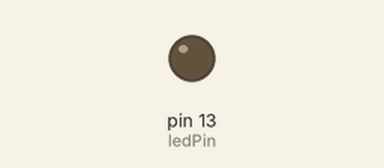
Simulated run of this sketch. Board: Arduino Uno, built with avr-gcc and run on an emulated ATmega328P. Parts: output pins drawn as LEDs (lit = HIGH). Random numbers use the default seed unless the sketch sets one.

Above: at 1.0 s.
At 38.0 s:
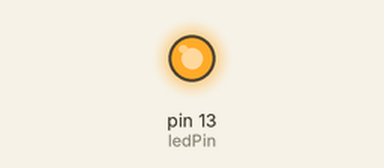
Timing chart, 0 to 40.0 s (numbered marks = the images above):
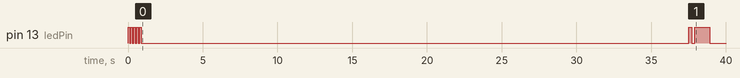

Measured:
- by itself, pin 13 (ledPin): goes 4 × (HIGH 0.10 s, LOW 0.10 s), HIGH 0.10 s, LOW 36.6 s, HIGH 0.20 s, LOW 0.20 s, HIGH 1.0 s, then LOW

The sketch:

fartlek.ino
```cpp
const unsigned long second = 1000; //500;
const int ledPin =  LED_BUILTIN;
const unsigned long intervals[] = {15, 30, 45, 60, 75};
unsigned long previousMillis = 0;
unsigned long interval = second;
unsigned long n = 0;
const unsigned int NEW = 0;
const unsigned int RUNNING = 1;
const unsigned int REST = 2;
unsigned int state = NEW;
unsigned long currentMillis;

void setup() {
  pinMode(ledPin, OUTPUT);
  randomSeed(analogRead(0));
}

void loop() {
  currentMillis = millis();
  if(state == NEW)
  {
    state = RUNNING;
    previousMillis = currentMillis;
    n = random(1, 6);
    interval = second * intervals[n -1];
    for(int i = 0; i < n; i++) {
      digitalWrite(ledPin, HIGH);
      delay(100);
      digitalWrite(ledPin, LOW);
      delay(100);
    }
  }

  if(state == RUNNING)
  {
    if(currentMillis - previousMillis >= interval / 2) {
      state = REST;
      digitalWrite(ledPin, HIGH);
      delay(200);
      digitalWrite(ledPin, LOW);
      delay(200);
      digitalWrite(ledPin, HIGH);
      delay(1000);
      digitalWrite(ledPin, LOW);
    }
  }

  if(state == REST)
  {
    if(currentMillis - previousMillis >= interval) {
      state = NEW;
    }
  }
}
```
